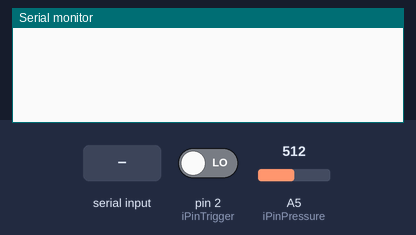
Bench run of a sketch on a simulated Arduino Uno, built with avr-gcc and run on an emulated ATmega328P. Shown: the last lines printed to the serial monitor. The test bench sets the inputs (shaded band); at power-on: A5 (iPinPressure) = 512, pin 2 (iPinTrigger) LOW.

Above: at 0.9 s.
1.0 s: "90,45\n" received over Serial
At 1.19 s:
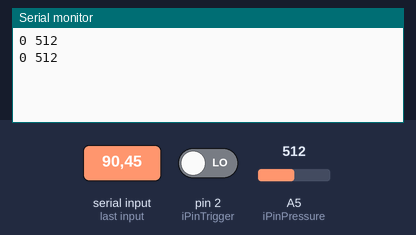
3.0 s: A5 (iPinPressure) set to 716
At 3.08 s:
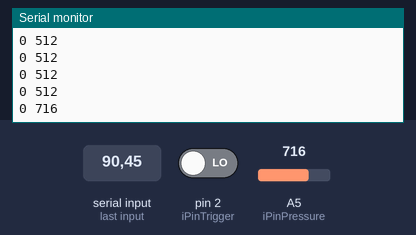
4.5 s: pin 2 (iPinTrigger) driven HIGH
At 4.52 s:
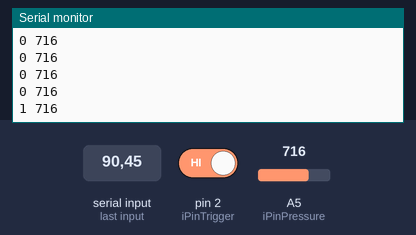
6.0 s: A5 (iPinPressure) set to 900
At 6.05 s:
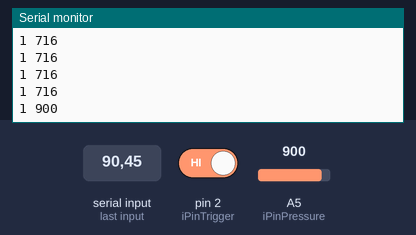
7.5 s: pin 2 (iPinTrigger) driven LOW
At 7.67 s:
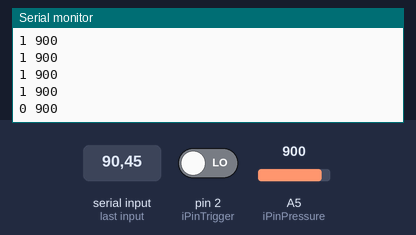
Timing chart, 0 to 10.0 s (numbered marks = the images above; inputs shaded):
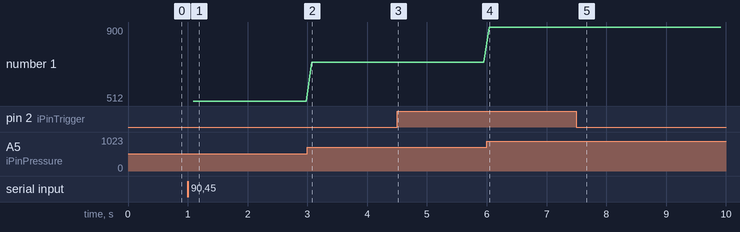

The sketch:

AnalogPressureProbe.ino
```cpp
// AnalogPressureProbe
//
//  Program awaits user to input sampling period in milliseconds, then it
//  records the HIGH/LOW trigger input (pin 2) followed by the voltage
//  on analog input (pin A5). It prints values to serial in that order,
//  separated by a space and followed by a carriage-return.
//
//  Note: In between pressure samples, the digital input is read as frequently
//  as possible (depends on sampling period). If a HIGH is read at any point
//  over the interval, the returned value will be 1, and 0 otherwise.
//
// =========================================================================

const int iPinPressure        = A5 ; // pressure sensor
const int iPinTrigger         = 2 ; // TTL trigger input

unsigned long samplingPeriod  = 0 ; // delay between samples [units: ms]

void setup()
{
  Serial.begin(115200) ;
  analogReference(EXTERNAL) ;

  pinMode( iPinTrigger, INPUT ) ;

  while (samplingPeriod <= 0)
  {
    if (Serial.available() > 0)
      {
        samplingPeriod = Serial.parseInt();
      }
  }
}

void loop()
{
  unsigned long timeElapsed = millis() ;

  bool trigger = false ;

  while ( millis() - timeElapsed < samplingPeriod )
  {
    trigger = trigger || ( HIGH == digitalRead( iPinTrigger ) ) ;
  }

  Serial.print( trigger, DEC ) ; // print trigger (0 or 1)
  Serial.print( " " ) ;
  Serial.println( analogRead( iPinPressure ), DEC ) ;  // print pressure sample
}
```

Measured:
- after the input at 1.0 s, the serial monitor: prints a new line after 0.09 s (image 1)
- after the input at 3.0 s, the serial monitor: prints a new line after 0.07 s (image 2)
- after the input at 4.5 s, the serial monitor: prints a new line at once (image 3)
- after the input at 6.0 s, the serial monitor: prints a new line at once (image 4)
- after the input at 7.5 s, the serial monitor: prints a new line after 0.16 s (image 5)
- plotted number 1: 512 → 716 after the input at 3.0 s, 716 → 900 after the input at 6.0 s
